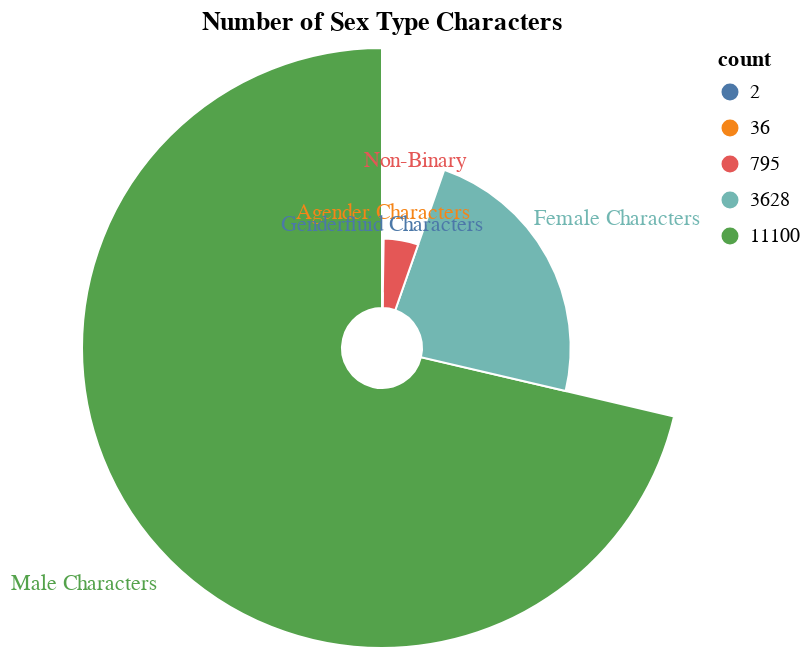

Source (notebook cell):
### Code cell
# visualize data with altair
## visualize number of Sex type characters

Sex = pd.DataFrame(marvel_df['Sex'].value_counts().reset_index().sort_values(by=['count'], ascending=False))
print(Sex)
      
base = alt.Chart(Sex).encode(
    theta=alt.Theta("count:Q", stack=True),
    radius=alt.Radius("count", scale=alt.Scale(type="sqrt", zero=True, rangeMin=20)),
    color="count:N",
    
).properties(
    title="Number of Sex Type Characters",
)

c1 = base.mark_arc(innerRadius=20, stroke="#fff")

c2 = base.mark_text(radiusOffset=40).encode(text="Sex")

c1 + c2

### Figure 1 — Vega-Lite specification as saved in the notebook (floating-point values rounded to 4 significant figures)
{"config": {"view": {"continuousWidth": 300, "continuousHeight": 300}}, "layer": [{"mark": {"type": "arc", "innerRadius": 20, "stroke": "#fff"}, "encoding": {"color": {"field": "count", "type": "nominal"}, "radius": {"field": "count", "scale": {"rangeMin": 20, "type": "sqrt", "zero": true}, "type": "quantitative"}, "theta": {"field": "count", "stack": true, "type": "quantitative"}}, "title": "Number of Sex Type Characters"}, {"mark": {"type": "text", "radiusOffset": 40}, "encoding": {"color": {"field": "count", "type": "nominal"}, "radius": {"field": "count", "scale": {"rangeMin": 20, "type": "sqrt", "zero": true}, "type": "quantitative"}, "text": {"field": "Sex", "type": "nominal"}, "theta": {"field": "count", "stack": true, "type": "quantitative"}}, "title": "Number of Sex Type Characters"}], "data": {"name": "data-788f0f237666f6a5682d8cfe2f7a166e"}, "$schema": "https://vega.github.io/schema/vega-lite/v5.20.1.json", "datasets": {"data-788f0f237666f6a5682d8cfe2f7a166e": [{"Sex": "Male Characters", "count": 11100}, {"Sex": "Female Characters", "count": 3628}, {"Sex": "Non-Binary", "count": 795}, {"Sex": "Agender Characters", "count": 36}, {"Sex": "Genderfluid Characters", "count": 2}]}}
